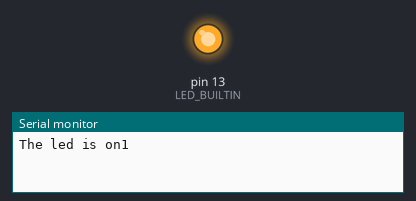
Simulated run of this sketch. Board: Arduino Uno, built with avr-gcc and run on an emulated ATmega328P. Parts: output pins drawn as LEDs (lit = HIGH), the last lines printed to the serial monitor.

Above: at 1.5 s.
At 4.5 s:
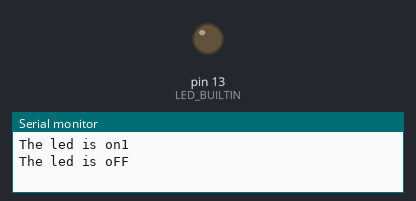
Timing chart, 0 to 7.8 s (numbered marks = the images above):
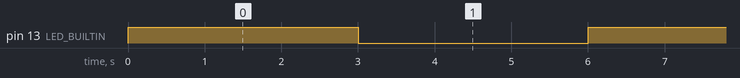

Measured:
- by itself, pin 13 (LED_BUILTIN): alternates HIGH for 3.0 s and LOW for 3.0 s

The sketch:

practica02.ino
```cpp
int var=0;
void setup() {
   pinMode(LED_BUILTIN,OUTPUT);
   Serial.begin(9600);
}
void loop() {
    digitalWrite(LED_BUILTIN, HIGH);
    var+=1;
    Serial.print("The led is on");
    Serial.println(var);
    delay(3000);
    digitalWrite(LED_BUILTIN, LOW);
    Serial.println("The led is oFF");
    delay(3000);
}
```
